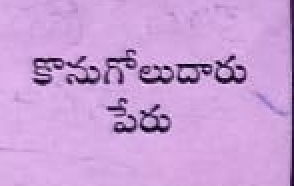
#> input picture annotations/crops/0c276d980d774c008097476886426a2e.png, 147 x 93 px (shown 2 times larger)
$ python -i train_handwritten.py   (imports and definitions only)
#> lines starting #> are read from the running program, lines starting #| are printed output that depends on the picture
### config.py
import os
import torch

# Load environment variables from .env file if python-dotenv is installed
try:
    from dotenv import load_dotenv
    load_dotenv()
except ImportError:
    pass

# Base directories
BASE_DIR = os.path.dirname(os.path.abspath(__file__))
SAVED_MODELS_DIR = os.getenv("SAVED_MODELS_DIR", os.path.join(BASE_DIR, "saved_models"))
UPLOADS_DIR = os.getenv("UPLOADS_DIR", os.path.join(BASE_DIR, "uploads"))
OCR_ANNOTATIONS_PATH = os.path.join(BASE_DIR, "data_generation", "ocr_annotations.jsonl")
OCR_DATASET_MANIFEST_PATH = os.path.join(BASE_DIR, "ocr_dataset", "current", "manifest.jsonl")
STATIC_DIR = os.path.join(BASE_DIR, "static")
TEMPLATES_DIR = os.path.join(BASE_DIR, "templates")

# Server configuration
HOST = os.getenv("HOST", "127.0.0.1")
PORT = int(os.getenv("PORT", "5000"))
DEBUG = os.getenv("FLASK_DEBUG", "false").lower() in ("true", "1", "yes")
SECRET_KEY = os.getenv("SECRET_KEY", "dev-secret-key-langbill-ai")
MAX_CONTENT_LENGTH_MB = int(os.getenv("MAX_CONTENT_LENGTH_MB", "25"))
MAX_CONTENT_LENGTH = MAX_CONTENT_LENGTH_MB * 1024 * 1024

# Device configuration
def _get_device() -> torch.device:
    device_override = os.getenv("DEVICE", "auto").lower().strip()
    if device_override == "cuda":
        return torch.device("cuda" if torch.cuda.is_available() else "cpu")
    elif device_override == "cpu":
        return torch.device("cpu")
    return torch.device("cuda" if torch.cuda.is_available() else "cpu")

DEVICE = _get_device()

# Model paths
OCR_MODEL_PATH = os.path.join(SAVED_MODELS_DIR, "ocr_crnn.pth")
OCR_VOCAB_PATH = os.path.join(SAVED_MODELS_DIR, "ocr_vocab.json")
TRANSLATOR_MODEL_PATH = os.path.join(SAVED_MODELS_DIR, "translator_seq2seq.pth")
TRANSLATOR_SRC_VOCAB_PATH = os.path.join(SAVED_MODELS_DIR, "translator_src_vocab.json")
TRANSLATOR_TGT_VOCAB_PATH = os.path.join(SAVED_MODELS_DIR, "translator_tgt_vocab.json")

# OCR Hyperparameters
OCR_IMG_H = 32         # Standard height for CRNN
OCR_IMG_W = 320        # 40% wider than 256: better char resolution, still CPU-trainable
OCR_IN_CHANNELS = 1   # Grayscale
OCR_HIDDEN_SIZE = 192  # More capacity than 128, less than 256
OCR_NUM_LAYERS = 2
OCR_DROPOUT = 0.2
OCR_BATCH_SIZE = 24    # Good balance for 320-width images on CPU
OCR_EPOCHS = 50       # Practical for CPU (~2-4 hours)
OCR_LR = 0.001

# Translation Hyperparameters
TRANS_EMBED_DIM = 128
TRANS_HIDDEN_SIZE = 256
TRANS_NUM_LAYERS = 2
TRANS_DROPOUT = 0.2
TRANS_BATCH_SIZE = 32
TRANS_EPOCHS = 8
TRANS_LR = 0.0015
TRANS_MAX_LEN = 80

# Special Tokens
PAD_TOKEN = "<PAD>"
SOS_TOKEN = "<SOS>"
EOS_TOKEN = "<EOS>"
UNK_TOKEN = "<UNK>"
BLANK_TOKEN = "<BLANK>"  # For CTC

### scripts/train_handwritten.py
#!/usr/bin/env python
"""
train_handwritten.py
Trains a dedicated CRNN model strictly for handwritten fields
(Farmer Name, Village, Mandal, Commodity, Commission Agent, Buyer Name).
Trained on 100% real crops from uploaded bill images.
No pretrained models. No synthetic data. No hardcoded predictions.
"""
import argparse
import json
import os
import sys
from collections import Counter
from datetime import datetime, timezone
from difflib import SequenceMatcher
from pathlib import Path

import cv2
import numpy as np
import torch
import torch.nn as nn
import torch.optim as optim
from torch.utils.data import Dataset, DataLoader

BASE_DIR = Path(__file__).resolve().parents[1]
if str(BASE_DIR) not in sys.path:
    sys.path.insert(0, str(BASE_DIR))

# [1 line not run here, left out]
import config
from models.ocr_crnn import CRNN
from models.vocab import OCRVocab

# [1 line that did not run here, left out]
# [1 line not run here, left out]


# [33 lines left out: function load_hw_records, not called in this run]


def normalize_illumination(gray: np.ndarray) -> np.ndarray:
    """Background-subtraction illumination normalization."""
    ksize = max(int(min(gray.shape) * 0.05) | 1, 11)
    dilated = cv2.dilate(gray, np.ones((5, 5), np.uint8))
    bg = cv2.medianBlur(dilated, ksize)
    bg_safe = np.maximum(bg.astype(np.float32), 1.0)
    return np.clip((gray.astype(np.float32) / bg_safe) * 255.0, 0, 255).astype(np.uint8)


# [15 lines left out: function augment_image, not called in this run]


def prepare_crop(crop_path: str) -> np.ndarray:
    """Read crop, normalize, resize to canvas (32 x 320) with proportional scaling."""
    img = cv2.imread(crop_path)
#> img is the input picture: shape (93, 147, 3); mean B, G, R 215.5, 159.9, 203
    if img is None:
        raise FileNotFoundError(f"Cannot read: {crop_path}")
    gray = cv2.cvtColor(img, cv2.COLOR_BGR2GRAY) if img.ndim == 3 else img
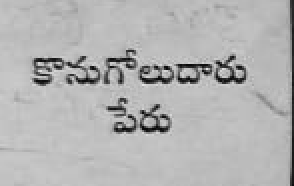
#> gray: shape (93, 147) (shown 2 times larger); min 9, max 231, mean 179.1
    norm = normalize_illumination(gray)
#> in normalize_illumination, `dilated = cv2.dilate(gray, np.ones((5, 5), np.uint8))`:
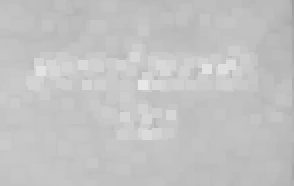
#> dilated: shape (93, 147) (shown 2 times larger); min 160, max 231, mean 195
#> in normalize_illumination, `return np.clip((gray.astype(np.float32) / bg_safe) * 255.0, 0, 255).as..`:
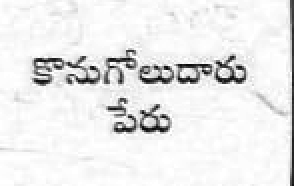
#> returned value: shape (93, 147) (shown 2 times larger); min 10, max 255, mean 234.6
    h, w = norm.shape[:2]
#> h = 93; w = 147
    th = 32
    tw = 320  # standard canvas for handwritten Telugu words
    scale_w = max(24, min(int(w * th / float(max(h, 1))), tw))
#> scale_w = 50
    resized = cv2.resize(norm, (scale_w, th), interpolation=cv2.INTER_AREA)
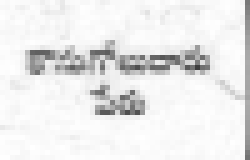
#> resized: shape (32, 50) (shown 5 times larger); min 62, max 255, mean 234.6
    bg_val = float(np.median(resized))
#> bg_val = 248
    canvas = np.full((th, tw), bg_val, dtype=np.uint8)
#> canvas: shape (32, 320); every value is 248
    canvas[:, :scale_w] = resized
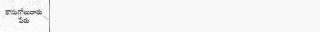
#> canvas: shape (32, 320); min 62, max 255, mean 245.9
    return canvas


class HwCropDataset(Dataset):
    # [13 lines left out: function __init__, not called in this run]

    def __len__(self):
        return len(self.records)

    # [151 lines left out: functions __getitem__, collate_fn, compute_metrics, train, not called in this run]


# [7 lines not run here, left out]

>>> result = prepare_crop('../annotations/crops/0c276d980d774c008097476886426a2e.png')
